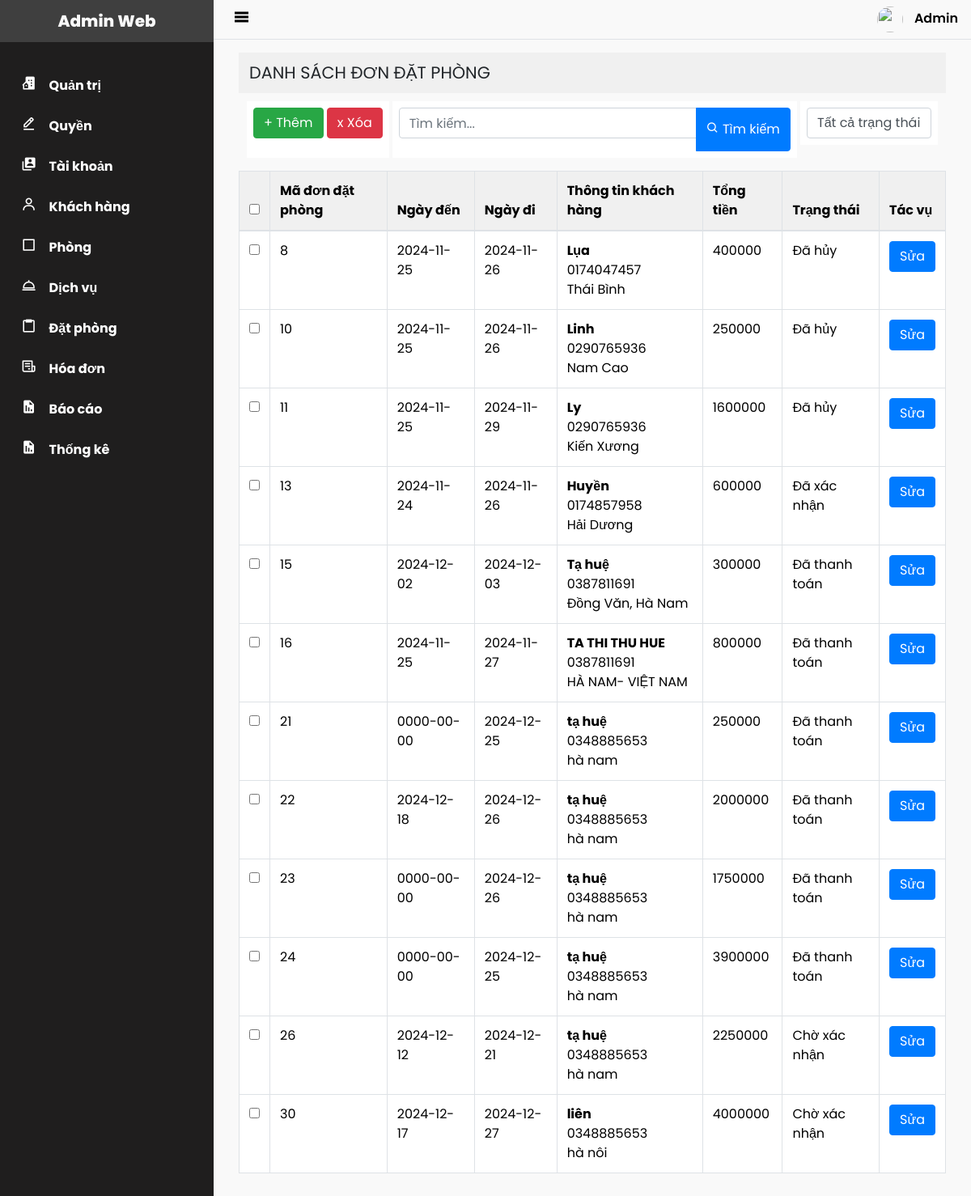
The app's page /index.php?page=rooms_page with its own data.
### tables this page shows
CREATE TABLE `bookings` (
  `MaDDP` int(11) NOT NULL,
  `id` char(10) NOT NULL,
  `MaKH` int(11) NOT NULL,
  `NgayDen` date NOT NULL,
  `NgayDi` date NOT NULL,
  `TongTien` decimal(10,0) NOT NULL,
  `MaTTDDP` int(11) NOT NULL
);

CREATE TABLE `customers` (
  `MaKH` int(11) NOT NULL,
  `TenKH` varchar(100) NOT NULL,
  `SĐT` text NOT NULL,
  `DiaChi` varchar(100) NOT NULL,
  `CCCD` text NOT NULL,
  `username` varchar(50) NOT NULL,
  `password` text NOT NULL,
  `image` text NOT NULL
);

CREATE TABLE `statusddp` (
  `MaTTDDP` int(11) NOT NULL,
  `TentrangthaiDDP` varchar(100) NOT NULL
);

### rooms_page.php (the view, shortened to what this page needs)
<?php
$conn = new mysqli('localhost', 'root', '', 'qlhotel');
mysqli_set_charset($conn, 'utf8');
$whereClause = "";
?>
<!DOCTYPE html>
<html lang="vi">
<head>
    <link rel="stylesheet" href="https://cdn.jsdelivr.net/npm/bootstrap@4.6.2/dist/css/bootstrap.min.css">
    <link href="https://unpkg.com/boxicons@2.1.4/css/boxicons.min.css" rel="stylesheet">
</head>
<body>
    <div class="table">
        <div class="table_header">
            <p>DANH SÁCH ĐƠN ĐẶT PHÒNG</p>
        </div>
        <form method="POST" action="" enctype="multipart/form-data">
            <div class="d-flex justify-content-between action-buttons mb-3">
                <div>
                    <button type="button" class="btn btn-success btn-custom" onclick="showAddForm()"> + Thêm</button>
                    <button type="submit" class="btn btn-danger btn-custom" name="delete_selected"> x Xóa</button>
                </div>
                <div class="input-group" style="max-width: 500px;">
                    <input type="text" class="form-control" placeholder="Tìm kiếm..." id="searchInput">
                    <div class="input-group-append">
                        <button class="btn btn-primary" type="button">
                            <i class="bx bx-search"></i> Tìm kiếm
                        </button>
                    </div>
                </div>
                <div class="form-group">
                    <select class="form-control" name="filterStatus" id="filterStatus">
                        <option value="">Tất cả trạng thái</option>
                    </select>
                </div>
            </div>
            <table class="table table-bordered table-custom">
                <thead>
                    <tr>
                        <th><input type="checkbox" id="select-all" /></th>
                        <th>Mã đơn đặt phòng</th>
                        <th>Ngày đến</th>
                        <th>Ngày đi</th>
                        <th>Thông tin khách hàng</th>
                        <th>Tổng tiền</th>
                        <th>Trạng thái</th>
                        <th>Tác vụ</th>
                    </tr>
                </thead>
                <tbody>
                    <?php
                    $sql = "SELECT dp.*, kh.TenKH, kh.SĐT, kh.DiaChi, tt.TentrangthaiDDP FROM bookings dp
                            INNER JOIN customers kh ON dp.MaKH = kh.MaKH
                            INNER JOIN statusddp tt ON dp.MaTTDDP = tt.MaTTDDP
                            $whereClause";
                    $result = $conn->query($sql);
                    while ($row = $result->fetch_assoc()) {
                        echo "<tr>
                                <td><input type='checkbox' name='delete_ids[]' value='{$row["MaDDP"]}' /></td>
                                <td>{$row['MaDDP']}</td>
                                <td>{$row['NgayDen']}</td>
                                <td>{$row['NgayDi']}</td>
                                <td>
                                    <strong>{$row['TenKH']}</strong><br>
                                    {$row['SĐT']}<br>
                                    {$row['DiaChi']}
                                </td>
                                <td>{$row['TongTien']}</td>
                                <td>{$row['TentrangthaiDDP']}</td>
                                <td>
                                    <button type='button' class='btn btn-primary' onclick=\"showForm('{$row['MaDDP']}', '{$row['id']}', '{$row['TenKH']}', '{$row['SĐT']}', '{$row['DiaChi']}', '{$row['NgayDen']}', '{$row['NgayDi']}', '{$row['TongTien']}', '{$row['MaTTDDP']}')\">Sửa</button>
                                </td>
                            </tr>";
                    }
                    ?>
                </tbody>
            </table>
        </form>
    </div>
</body>
</html>

### type.css (style rules this page uses)
body { font-family: 'Poppins',sans-serif; }

### rooms_page.php (style rules this page uses)
body { font-family: 'Poppins', sans-serif; }
.table { width: 100%; }
.action-buttons { margin: 10px 10px; }
.table_header { display: flex; background-color: rgb(240, 240, 240); padding-left: 13px; align-items: center; height: 50px; }
.table_header p { font-size: 1.3rem; font-weight: 400; margin: 0; line-height: 50px; }
.table-custom thead th { background-color: rgb(240, 240, 240); }

### records on screen
bookings: MaDDP "8", NgayDen "2024-11-25", NgayDi "2024-11-26", customers.TenKH "Lụa", customers.SĐT "0174047457", customers.DiaChi "Thái Bình", TongTien "400000", MaTTDDP.TentrangthaiDDP "Đã hủy"
bookings: MaDDP "10", NgayDen "2024-11-25", NgayDi "2024-11-26", customers.TenKH "Linh", customers.SĐT "0290765936", customers.DiaChi "Nam Cao", TongTien "250000", MaTTDDP.TentrangthaiDDP "Đã hủy"
bookings: MaDDP "11", NgayDen "2024-11-25", NgayDi "2024-11-29", customers.TenKH "Ly", customers.SĐT "0290765936", customers.DiaChi "Kiến Xương", TongTien "1600000", MaTTDDP.TentrangthaiDDP "Đã hủy"
bookings: MaDDP "13", NgayDen "2024-11-24", NgayDi "2024-11-26", customers.TenKH "Huyền", customers.SĐT "0174857958", customers.DiaChi "Hải Dương", TongTien "600000", MaTTDDP.TentrangthaiDDP "Đã xác nhận"
bookings: MaDDP "15", NgayDen "2024-12-02", NgayDi "2024-12-03", customers.TenKH "Tạ huệ", customers.SĐT "0387811691", customers.DiaChi "Đồng Văn, Hà Nam", TongTien "300000", MaTTDDP.TentrangthaiDDP "Đã thanh toán"
bookings: MaDDP "16", NgayDen "2024-11-25", NgayDi "2024-11-27", customers.TenKH "TA THI THU HUE", customers.SĐT "0387811691", customers.DiaChi "HÀ NAM- VIỆT NAM", TongTien "800000", MaTTDDP.TentrangthaiDDP "Đã thanh toán"
bookings: MaDDP "21", NgayDen "0000-00-00", NgayDi "2024-12-25", customers.TenKH "tạ huệ", customers.SĐT "0348885653", customers.DiaChi "hà nam", TongTien "250000", MaTTDDP.TentrangthaiDDP "Đã thanh toán"
bookings: MaDDP "22", NgayDen "2024-12-18", NgayDi "2024-12-26", customers.TenKH "tạ huệ", customers.SĐT "0348885653", customers.DiaChi "hà nam", TongTien "2000000", MaTTDDP.TentrangthaiDDP "Đã thanh toán"
bookings: MaDDP "23", NgayDen "0000-00-00", NgayDi "2024-12-26", customers.TenKH "tạ huệ", customers.SĐT "0348885653", customers.DiaChi "hà nam", TongTien "1750000", MaTTDDP.TentrangthaiDDP "Đã thanh toán"
bookings: MaDDP "24", NgayDen "0000-00-00", NgayDi "2024-12-25", customers.TenKH "tạ huệ", customers.SĐT "0348885653", customers.DiaChi "hà nam", TongTien "3900000", MaTTDDP.TentrangthaiDDP "Đã thanh toán"
bookings: MaDDP "26", NgayDen "2024-12-12", NgayDi "2024-12-21", customers.TenKH "tạ huệ", customers.SĐT "0348885653", customers.DiaChi "hà nam", TongTien "2250000", MaTTDDP.TentrangthaiDDP "Chờ xác nhận"
bookings: MaDDP "30", NgayDen "2024-12-17", NgayDi "2024-12-27", customers.TenKH "liên", customers.SĐT "0348885653", customers.DiaChi "hà nôi", TongTien "4000000", MaTTDDP.TentrangthaiDDP "Chờ xác nhận"
